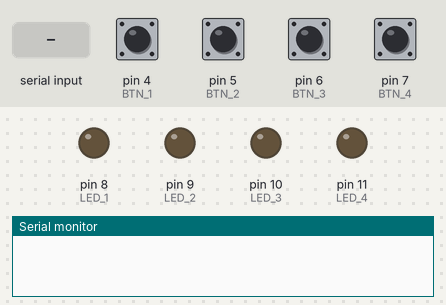
Simulated run of this sketch. Board: Arduino Uno, built with avr-gcc and run on an emulated ATmega328P. On the bench: output pins drawn as LEDs (lit = HIGH), the last lines printed to the serial monitor. Inputs (shaded band) come from the test bench; at power-on: pin 4 (BTN_1), pin 5 (BTN_2), pin 6 (BTN_3), pin 7 (BTN_4) HIGH.

Above: at 1.2 s.
1.3 s: pin 4 (BTN_1) pulled LOW for 0.15 s
At 1.8 s:
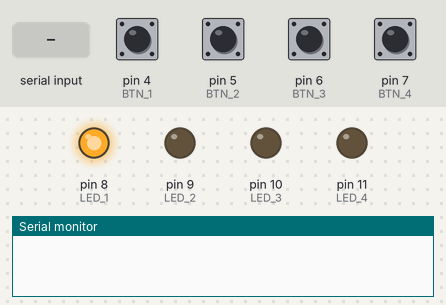
3.0 s: pin 7 (BTN_4) pulled LOW for 0.15 s
At 3.1 s:
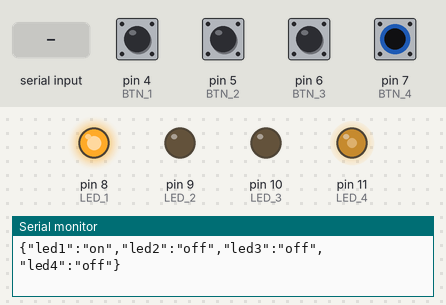
4.7 s: "led2on" received over Serial
At 6.5 s:
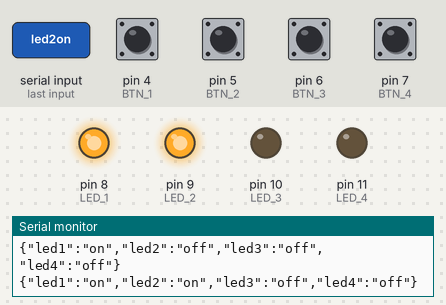
7.2 s: pin 6 (BTN_3) pulled LOW for 0.15 s
At 8.6 s:
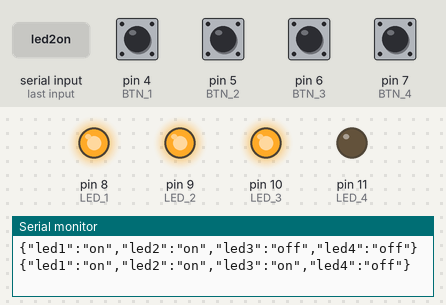
8.9 s: pin 5 (BTN_2) pulled LOW for 0.15 s
At 10.0 s:
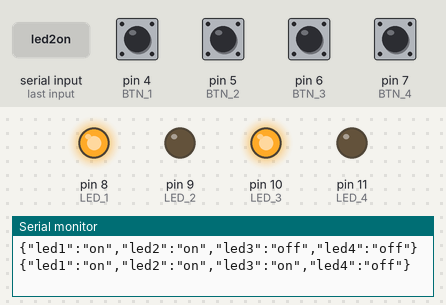
10.6 s: "led1off" received over Serial
At 12.1 s:
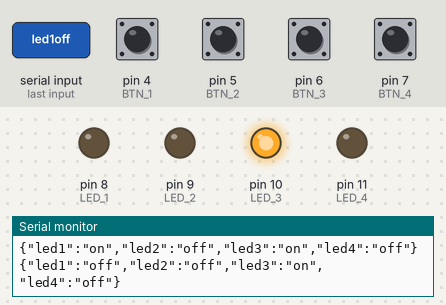
Timing chart, 0 to 13.6 s (numbered marks = the images above; inputs shaded):
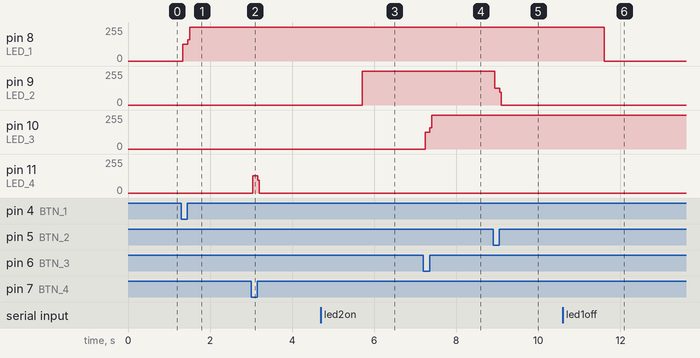

Measured:
- after the input at 1.3 s, pin 8 (LED_1): 0/255 → 127/255 at once, → 255/255 0.12 s later
- after the input at 3.0 s, pin 11 (LED_4): 0/255 → 129/255 at once, → 0/255 0.12 s later
- after the input at 4.7 s, pin 9 (LED_2): 0/255 → 255/255 after 1.0 s
- after the input at 7.2 s, pin 10 (LED_3): 0/255 → 126/255 at once, → 255/255 0.12 s later
- after the input at 8.9 s, pin 9 (LED_2): 255/255 → 126/255 at once, → 0/255 0.12 s later
- after the input at 10.6 s, pin 8 (LED_1): 255/255 → 0/255 after 1.0 s

The sketch:

lora_IOT.ino
```cpp
#include <ArduinoJson.h>
#include <SoftwareSerial.h>

// Pins to connect the buttons
const int BTN_1 = 4;
const int BTN_2 = 5;
const int BTN_3 = 6;
const int BTN_4 = 7;

// Pins to connect the charges(We are using LEDs)
const int LED_1 = 8;
const int LED_2 = 9;
const int LED_3 = 10;
const int LED_4 = 11;

// Enumeration for LED status
enum LedStatus {
  LED_OFF = 0,
  LED_ON = 1
};

// Objects instances
StaticJsonDocument<200> doc;
SoftwareSerial lora(2, 3);  //Rx e TX


// Constants
const unsigned long delayTime = 2000;  // delay in milliseconds
unsigned long previousMillis = 0;      // Variable to store the initial moment of delay

// LED status variables
LedStatus led1Status = LED_OFF;
LedStatus led2Status = LED_OFF;
LedStatus led3Status = LED_OFF;
LedStatus led4Status = LED_OFF;

void setup() {
  Serial.begin(9600);
  lora.begin(9600);

  pinMode(BTN_1, INPUT_PULLUP);
  pinMode(BTN_2, INPUT_PULLUP);
  pinMode(BTN_3, INPUT_PULLUP);
  pinMode(BTN_4, INPUT_PULLUP);

  pinMode(LED_1, OUTPUT);
  pinMode(LED_2, OUTPUT);
  pinMode(LED_3, OUTPUT);
  pinMode(LED_4, OUTPUT);
}

void loop() {
  checkButtons();
  updateData();
  runLoRa();
}

void checkButtons() {
  checkButtonState(BTN_1, led1Status, LED_1);
  checkButtonState(BTN_2, led2Status, LED_2);
  checkButtonState(BTN_3, led3Status, LED_3);
  checkButtonState(BTN_4, led4Status, LED_4);
}

void runLoRa() {
  if (Serial.available() > 0) {
    String data = Serial.readString();
    data.trim();  // remove blank spaces

    if (data) {
      handleLedCommands(data);
    }
  }
}

void handleLedCommands(String command) {
  if (command.equals("led1on")) {
    led1Status = LED_ON;
  } else if (command.equals("led1off")) {
    led1Status = LED_OFF;
  } else if (command.equals("led2on")) {
    led2Status = LED_ON;
  } else if (command.equals("led2off")) {
    led2Status = LED_OFF;
  } else if (command.equals("led3on")) {
    led3Status = LED_ON;
  } else if (command.equals("led3off")) {
    led3Status = LED_OFF;
  } else if (command.equals("led4on")) {
    led4Status = LED_ON;
  } else if (command.equals("led4off")) {
    led4Status = LED_OFF;
  } else if (command.equals("ledAllon")) {
    led1Status = led2Status = led3Status = led4Status = LED_ON;
  } else if (command.equals("ledAlloff")) {
    led1Status = led2Status = led3Status = led4Status = LED_OFF;
  }

  updateLeds();
}

void checkButtonState(int buttonPin, LedStatus& ledStatus, int ledPin) {
  static bool btnFlag = LOW;
  bool currentButtonState = digitalRead(buttonPin);

  if (!currentButtonState && btnFlag) {
    ledStatus = static_cast<LedStatus>(!ledStatus);
    controlLed(ledStatus, ledPin);
  }

  btnFlag = currentButtonState;
}

void controlLed(LedStatus status, int pin) {
  digitalWrite(pin, status);
}

void updateData() {
  unsigned long currentMillis = millis();

  // Updating LEDs into App
  if (currentMillis - previousMillis >= delayTime) {
    updateLeds();

    doc["led1"] = (led1Status == LED_ON ? "on" : "off");
    doc["led2"] = (led2Status == LED_ON ? "on" : "off");
    doc["led3"] = (led3Status == LED_ON ? "on" : "off");
    doc["led4"] = (led4Status == LED_ON ? "on" : "off");

    String jsonString;
    serializeJson(doc, jsonString);

    // Send the JSON string via LoRa
    Serial.println(jsonString);

    previousMillis = currentMillis;
  }
}

void updateLeds() {
  controlLed(led1Status, LED_1);
  controlLed(led2Status, LED_2);
  controlLed(led3Status, LED_3);
  controlLed(led4Status, LED_4);
}
```
